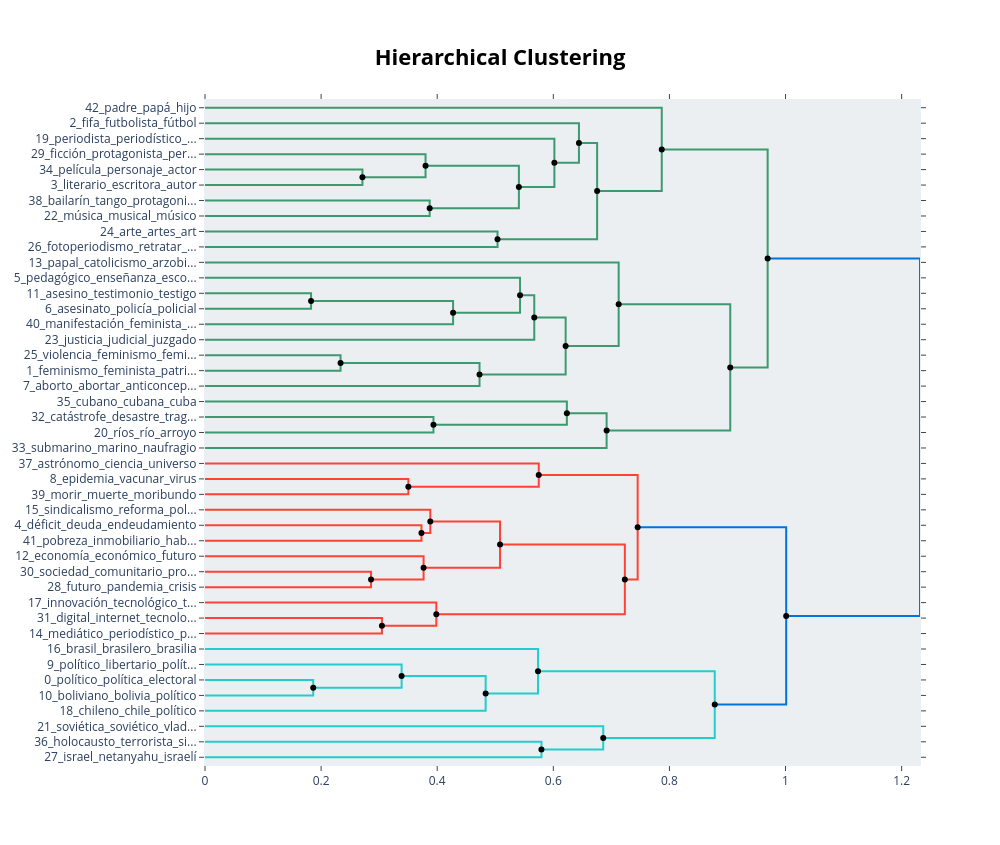

The cell this chart's notebook holds for it:
### Code cell
# 2. Visualizar la jerarquia
fig_tree = topic_model.visualize_hierarchy(hierarchical_topics=hierarchical_topics)
fig_tree.show()
fig_tree.write_html("topicos_agrupacion.html")

### Figure 1 — Plotly figure (JSON) as saved in the notebook; plotly's stock layout.template omitted (floating-point values rounded to 4 significant figures)
{"data": [{"hoverinfo": "text", "marker": {"color": "rgb(61,153,112)"}, "mode": "lines", "text": ["película_personaje_actor_hombre_américo", "", "", "literario_escritora_autor_literatura_escritor"], "type": "scatter", "x": [0.0, 0.2712, 0.2712, 0.0], "xaxis": "x", "y": [-45.0, -45.0, -55.0, -55.0], "yaxis": "y"}, {"hoverinfo": "text", "marker": {"color": "rgb(61,153,112)"}, "mode": "lines", "text": ["ficción_protagonista_personaje_melodrama_película", "", "", "literario_escritora_autor_literatura_escritor"], "type": "scatter", "x": [0.0, 0.3799, 0.3799, 0.2712], "xaxis": "x", "y": [-35.0, -35.0, -50.0, -50.0], "yaxis": "y"}, {"hoverinfo": "text", "marker": {"color": "rgb(61,153,112)"}, "mode": "lines", "text": ["bailarín_tango_protagonista_ballet_teatral", "", "", "música_musical_músico_rapero_canción"], "type": "scatter", "x": [0.0, 0.387, 0.387, 0.0], "xaxis": "x", "y": [-65.0, -65.0, -75.0, -75.0], "yaxis": "y"}, {"hoverinfo": "text", "marker": {"color": "rgb(61,153,112)"}, "mode": "lines", "text": ["literario_poeta_escritora_libro_escritor", "", "", "música_musical_músico_canción_cantante"], "type": "scatter", "x": [0.3799, 0.5407, 0.5407, 0.387], "xaxis": "x", "y": [-42.5, -42.5, -70.0, -70.0], "yaxis": "y"}, {"hoverinfo": "text", "marker": {"color": "rgb(61,153,112)"}, "mode": "lines", "text": ["periodista_periodístico_periódico_narrativo_escritora", "", "", "poeta_literario_autor_escritor_poesía"], "type": "scatter", "x": [0.0, 0.6018, 0.6018, 0.5407], "xaxis": "x", "y": [-25.0, -25.0, -56.25, -56.25], "yaxis": "y"}, {"hoverinfo": "text", "marker": {"color": "rgb(61,153,112)"}, "mode": "lines", "text": ["fifa_futbolista_fútbol_deporte_brasil", "", "", "literario_poeta_escritor_autor_literatura"], "type": "scatter", "x": [0.0, 0.6442, 0.6442, 0.6018], "xaxis": "x", "y": [-15.0, -15.0, -40.62, -40.62], "yaxis": "y"}, {"hoverinfo": "text", "marker": {"color": "rgb(61,153,112)"}, "mode": "lines", "text": ["arte_artes_art_estética_artístico", "", "", "fotoperiodismo_retratar_retrato_fotógrafo_fotografiar"], "type": "scatter", "x": [0.0, 0.5039, 0.5039, 0.0], "xaxis": "x", "y": [-85.0, -85.0, -95.0, -95.0], "yaxis": "y"}, {"hoverinfo": "text", "marker": {"color": "rgb(61,153,112)"}, "mode": "lines", "text": ["periodista_escritor_literario_autor_literatura", "", "", "arte_art_artes_artista_estética"], "type": "scatter", "x": [0.6442, 0.6755, 0.6755, 0.5039], "xaxis": "x", "y": [-27.81, -27.81, -90.0, -90.0], "yaxis": "y"}, {"hoverinfo": "text", "marker": {"color": "rgb(61,153,112)"}, "mode": "lines", "text": ["padre_papá_hijo_abuelo_hermano", "", "", "literario_periodista_autor_escritor_literatura"], "type": "scatter", "x": [0.0, 0.7868, 0.7868, 0.6755], "xaxis": "x", "y": [-5.0, -5.0, -58.91, -58.91], "yaxis": "y"}, {"hoverinfo": "text", "marker": {"color": "rgb(61,153,112)"}, "mode": "lines", "text": ["asesino_testimonio_testigo_víctima_homicidio", "", "", "asesinato_policía_policial_maldonado_matar"], "type": "scatter", "x": [0.0, 0.1827, 0.1827, 0.0], "xaxis": "x", "y": [-125.0, -125.0, -135.0, -135.0], "yaxis": "y"}, {"hoverinfo": "text", "marker": {"color": "rgb(61,153,112)"}, "mode": "lines", "text": ["comisaría_asesinato_santiago_desaparición_detenido", "", "", "manifestación_feminista_multitud_militante_político"], "type": "scatter", "x": [0.1827, 0.4273, 0.4273, 0.0], "xaxis": "x", "y": [-130.0, -130.0, -145.0, -145.0], "yaxis": "y"}, {"hoverinfo": "text", "marker": {"color": "rgb(61,153,112)"}, "mode": "lines", "text": ["pedagógico_enseñanza_escolar_educativo_enseñar", "", "", "comisaría_dictadura_militante_asesinato_desaparición"], "type": "scatter", "x": [0.0, 0.5427, 0.5427, 0.4273], "xaxis": "x", "y": [-115.0, -115.0, -137.5, -137.5], "yaxis": "y"}, {"hoverinfo": "text", "marker": {"color": "rgb(61,153,112)"}, "mode": "lines", "text": ["violencia_víctima_matar_crimen_detenido", "", "", "justicia_judicial_juzgado_condenar_tribunal"], "type": "scatter", "x": [0.5427, 0.5672, 0.5672, 0.0], "xaxis": "x", "y": [-126.2, -126.2, -155.0, -155.0], "yaxis": "y"}, {"hoverinfo": "text", "marker": {"color": "rgb(61,153,112)"}, "mode": "lines", "text": ["violencia_feminismo_feminista_violento_violación", "", "", "feminismo_feminista_patriarcado_masculinidad_mujeres"], "type": "scatter", "x": [0.0, 0.2335, 0.2335, 0.0], "xaxis": "x", "y": [-165.0, -165.0, -175.0, -175.0], "yaxis": "y"}, {"hoverinfo": "text", "marker": {"color": "rgb(61,153,112)"}, "mode": "lines", "text": ["feminista_feminismo_masculinidad_político_mujeres", "", "", "aborto_abortar_anticonceptivo_embarazo_embarazado"], "type": "scatter", "x": [0.2335, 0.4729, 0.4729, 0.0], "xaxis": "x", "y": [-170.0, -170.0, -185.0, -185.0], "yaxis": "y"}, {"hoverinfo": "text", "marker": {"color": "rgb(61,153,112)"}, "mode": "lines", "text": ["violencia_delito_víctima_crimen_cárcel", "", "", "feminismo_feminista_político_política_patriarcado"], "type": "scatter", "x": [0.5672, 0.6212, 0.6212, 0.4729], "xaxis": "x", "y": [-140.6, -140.6, -177.5, -177.5], "yaxis": "y"}, {"hoverinfo": "text", "marker": {"color": "rgb(61,153,112)"}, "mode": "lines", "text": ["papal_catolicismo_arzobispo_católica_católico", "", "", "aborto_feminismo_feminista_político_política"], "type": "scatter", "x": [0.0, 0.7126, 0.7126, 0.6212], "xaxis": "x", "y": [-105.0, -105.0, -159.1, -159.1], "yaxis": "y"}, {"hoverinfo": "text", "marker": {"color": "rgb(61,153,112)"}, "mode": "lines", "text": ["catástrofe_desastre_tragedia_terremoto_muerto", "", "", "ríos_río_arroyo_agua_inundación"], "type": "scatter", "x": [0.0, 0.3935, 0.3935, 0.0], "xaxis": "x", "y": [-205.0, -205.0, -215.0, -215.0], "yaxis": "y"}, {"hoverinfo": "text", "marker": {"color": "rgb(61,153,112)"}, "mode": "lines", "text": ["cubano_cubana_cuba_chile_comunista", "", "", "arroyo_río_cuenca_paisaje_monte"], "type": "scatter", "x": [0.0, 0.6233, 0.6233, 0.3935], "xaxis": "x", "y": [-195.0, -195.0, -210.0, -210.0], "yaxis": "y"}, {"hoverinfo": "text", "marker": {"color": "rgb(61,153,112)"}, "mode": "lines", "text": ["cubano_cuba_mexicano_río_monte", "", "", "submarino_marino_naufragio_océano_naval"], "type": "scatter", "x": [0.6233, 0.6918, 0.6918, 0.0], "xaxis": "x", "y": [-202.5, -202.5, -225.0, -225.0], "yaxis": "y"}, {"hoverinfo": "text", "marker": {"color": "rgb(61,153,112)"}, "mode": "lines", "text": ["feminismo_feminista_político_política_aborto", "", "", "cubano_cuba_río_mexicano_buque"], "type": "scatter", "x": [0.7126, 0.9048, 0.9048, 0.6918], "xaxis": "x", "y": [-132.0, -132.0, -213.8, -213.8], "yaxis": "y"}, {"hoverinfo": "text", "marker": {"color": "rgb(61,153,112)"}, "mode": "lines", "text": ["periodista_escritor_literario_autor_ficción", "", "", "feminismo_feminista_aborto_político_política"], "type": "scatter", "x": [0.7868, 0.9692, 0.9692, 0.9048], "xaxis": "x", "y": [-31.95, -31.95, -172.9, -172.9], "yaxis": "y"}, {"hoverinfo": "text", "marker": {"color": "rgb(255,65,54)"}, "mode": "lines", "text": ["epidemia_vacunar_virus_vacuna_pandemia", "", "", "morir_muerte_moribundo_cadáver_fallecido"], "type": "scatter", "x": [0.0, 0.3503, 0.3503, 0.0], "xaxis": "x", "y": [-245.0, -245.0, -255.0, -255.0], "yaxis": "y"}, {"hoverinfo": "text", "marker": {"color": "rgb(255,65,54)"}, "mode": "lines", "text": ["astrónomo_ciencia_universo_teoría_astrología", "", "", "epidemia_coronavirus_pandemia_virus_infectado"], "type": "scatter", "x": [0.0, 0.5749, 0.5749, 0.3503], "xaxis": "x", "y": [-235.0, -235.0, -250.0, -250.0], "yaxis": "y"}, {"hoverinfo": "text", "marker": {"color": "rgb(255,65,54)"}, "mode": "lines", "text": ["déficit_deuda_endeudamiento_inflación_monetario", "", "", "pobreza_inmobiliario_habitante_pobre_vecino"], "type": "scatter", "x": [0.0, 0.3729, 0.3729, 0.0], "xaxis": "x", "y": [-275.0, -275.0, -285.0, -285.0], "yaxis": "y"}, {"hoverinfo": "text", "marker": {"color": "rgb(255,65,54)"}, "mode": "lines", "text": ["sindicalismo_reforma_político_política_laboral", "", "", "inflación_economía_fiscal_monetario_deuda"], "type": "scatter", "x": [0.0, 0.3881, 0.3881, 0.3729], "xaxis": "x", "y": [-265.0, -265.0, -280.0, -280.0], "yaxis": "y"}, {"hoverinfo": "text", "marker": {"color": "rgb(255,65,54)"}, "mode": "lines", "text": ["sociedad_comunitario_proyecto_comunidad_política", "", "", "futuro_pandemia_crisis_pensamiento_precariedad"], "type": "scatter", "x": [0.0, 0.286, 0.286, 0.0], "xaxis": "x", "y": [-305.0, -305.0, -315.0, -315.0], "yaxis": "y"}, {"hoverinfo": "text", "marker": {"color": "rgb(255,65,54)"}, "mode": "lines", "text": ["economía_económico_futuro_ambiental_industria", "", "", "crisis_futuro_agenda_sociedad_política"], "type": "scatter", "x": [0.0, 0.3765, 0.3765, 0.286], "xaxis": "x", "y": [-295.0, -295.0, -310.0, -310.0], "yaxis": "y"}, {"hoverinfo": "text", "marker": {"color": "rgb(255,65,54)"}, "mode": "lines", "text": ["economía_deuda_fiscal_monetario_económico", "", "", "sociedad_mundial_global_crisis_economía"], "type": "scatter", "x": [0.3881, 0.5082, 0.5082, 0.3765], "xaxis": "x", "y": [-272.5, -272.5, -302.5, -302.5], "yaxis": "y"}, {"hoverinfo": "text", "marker": {"color": "rgb(255,65,54)"}, "mode": "lines", "text": ["digital_internet_tecnología_móvil_celular", "", "", "mediático_periodístico_político_periodista_política"], "type": "scatter", "x": [0.0, 0.3048, 0.3048, 0.0], "xaxis": "x", "y": [-335.0, -335.0, -345.0, -345.0], "yaxis": "y"}, {"hoverinfo": "text", "marker": {"color": "rgb(255,65,54)"}, "mode": "lines", "text": ["innovación_tecnológico_tecno_tecnología_inteligencia", "", "", "mediático_periodístico_político_política_periodista"], "type": "scatter", "x": [0.0, 0.3985, 0.3985, 0.3048], "xaxis": "x", "y": [-325.0, -325.0, -340.0, -340.0], "yaxis": "y"}, {"hoverinfo": "text", "marker": {"color": "rgb(255,65,54)"}, "mode": "lines", "text": ["economía_pobreza_económico_política_desigualdad", "", "", "mediático_político_política_noticia_periodista"], "type": "scatter", "x": [0.5082, 0.7232, 0.7232, 0.3985], "xaxis": "x", "y": [-287.5, -287.5, -332.5, -332.5], "yaxis": "y"}, {"hoverinfo": "text", "marker": {"color": "rgb(255,65,54)"}, "mode": "lines", "text": ["epidemia_coronavirus_pandemia_virus_fiebre", "", "", "futuro_economía_crisis_política_gobierno"], "type": "scatter", "x": [0.5749, 0.7453, 0.7453, 0.7232], "xaxis": "x", "y": [-242.5, -242.5, -310.0, -310.0], "yaxis": "y"}, {"hoverinfo": "text", "marker": {"color": "rgb(35,205,205)"}, "mode": "lines", "text": ["político_política_electoral_candidato_campaña", "", "", "boliviano_bolivia_político_política_electoral"], "type": "scatter", "x": [0.0, 0.1864, 0.1864, 0.0], "xaxis": "x", "y": [-375.0, -375.0, -385.0, -385.0], "yaxis": "y"}, {"hoverinfo": "text", "marker": {"color": "rgb(35,205,205)"}, "mode": "lines", "text": ["político_libertario_política_presidencial_ideológico", "", "", "político_política_candidato_electoral_debate"], "type": "scatter", "x": [0.0, 0.3387, 0.3387, 0.1864], "xaxis": "x", "y": [-365.0, -365.0, -380.0, -380.0], "yaxis": "y"}, {"hoverinfo": "text", "marker": {"color": "rgb(35,205,205)"}, "mode": "lines", "text": ["político_política_electoral_candidato_campaña", "", "", "chileno_chile_político_dictadura_política"], "type": "scatter", "x": [0.3387, 0.4834, 0.4834, 0.0], "xaxis": "x", "y": [-372.5, -372.5, -395.0, -395.0], "yaxis": "y"}, {"hoverinfo": "text", "marker": {"color": "rgb(35,205,205)"}, "mode": "lines", "text": ["brasil_brasilero_brasilia_brasileño_dictadura", "", "", "político_política_electoral_candidato_debate"], "type": "scatter", "x": [0.0, 0.5736, 0.5736, 0.4834], "xaxis": "x", "y": [-355.0, -355.0, -383.8, -383.8], "yaxis": "y"}, {"hoverinfo": "text", "marker": {"color": "rgb(35,205,205)"}, "mode": "lines", "text": ["holocausto_terrorista_siria_europa_terrorismo", "", "", "israel_netanyahu_israelí_palestina_palestino"], "type": "scatter", "x": [0.0, 0.5796, 0.5796, 0.0], "xaxis": "x", "y": [-415.0, -415.0, -425.0, -425.0], "yaxis": "y"}, {"hoverinfo": "text", "marker": {"color": "rgb(35,205,205)"}, "mode": "lines", "text": ["soviética_soviético_vladimir_rusia_ucrania", "", "", "israel_netanyahu_israelí_palestina_palestino"], "type": "scatter", "x": [0.0, 0.686, 0.686, 0.5796], "xaxis": "x", "y": [-405.0, -405.0, -420.0, -420.0], "yaxis": "y"}, {"hoverinfo": "text", "marker": {"color": "rgb(35,205,205)"}, "mode": "lines", "text": ["político_política_electoral_candidato_oposición", "", "", "soviético_rusia_moscú_ruso_irán"], "type": "scatter", "x": [0.5736, 0.8781, 0.8781, 0.686], "xaxis": "x", "y": [-369.4, -369.4, -412.5, -412.5], "yaxis": "y"}, {"hoverinfo": "text", "marker": {"color": "rgb(0,116,217)"}, "mode": "lines", "text": ["economía_política_político_crisis_sociedad", "", "", "político_política_candidato_electoral_campaña"], "type": "scatter", "x": [0.7453, 1.001, 1.001, 0.8781], "xaxis": "x", "y": [-276.2, -276.2, -390.9, -390.9], "yaxis": "y"}, {"hoverinfo": "text", "marker": {"color": "rgb(0,116,217)"}, "mode": "lines", "text": ["feminista_feminismo_escritor_político_periodista", "", "", "político_política_democracia_voto_electoral"], "type": "scatter", "x": [0.9692, 1.232, 1.232, 1.001], "xaxis": "x", "y": [-102.4, -102.4, -333.6, -333.6], "yaxis": "y"}, {"hoverinfo": "text", "hovertext": ["literario_poeta_escritora_libro_escritor", "periodista_escritor_literario_autor_literatura", "comisaría_asesinato_santiago_desaparición_detenido", "violencia_víctima_matar_crimen_detenido", "feminista_feminismo_masculinidad_político_mujeres", "violencia_delito_víctima_crimen_cárcel", "cubano_cuba_mexicano_río_monte", "feminismo_feminista_político_política_aborto", "periodista_escritor_literario_autor_ficción", "economía_deuda_fiscal_monetario_económico", "economía_pobreza_económico_política_desigualdad", "epidemia_coronavirus_pandemia_virus_fiebre", "político_política_electoral_candidato_campaña", "político_política_electoral_candidato_oposición", "economía_política_político_crisis_sociedad", "feminista_feminismo_escritor_político_periodista"], "marker": {"color": "black"}, "mode": "markers", "showlegend": false, "type": "scatter", "x": [0.3799, 0.6442, 0.1827, 0.5427, 0.2335, 0.5672, 0.6233, 0.7126, 0.7868, 0.3881, 0.5082, 0.5749, 0.3387, 0.5736, 0.7453, 0.9692], "y": [-42.5, -27.81, -130, -126.2, -170, -140.6, -202.5, -132.0, -31.95, -272.5, -287.5, -242.5, -372.5, -369.4, -276.2, -102.4]}, {"hoverinfo": "text", "hovertext": ["literario_escritora_autor_literatura_escritor", "música_musical_músico_canción_cantante", "poeta_literario_autor_escritor_poesía", "literario_poeta_escritor_autor_literatura", "arte_art_artes_artista_estética", "literario_periodista_autor_escritor_literatura", "comisaría_dictadura_militante_asesinato_desaparición", "feminismo_feminista_político_política_patriarcado", "aborto_feminismo_feminista_político_política", "arroyo_río_cuenca_paisaje_monte", "cubano_cuba_río_mexicano_buque", "feminismo_feminista_aborto_político_política", "epidemia_coronavirus_pandemia_virus_infectado", "inflación_economía_fiscal_monetario_deuda", "crisis_futuro_agenda_sociedad_política", "sociedad_mundial_global_crisis_economía", "mediático_periodístico_político_política_periodista", "mediático_político_política_noticia_periodista", "futuro_economía_crisis_política_gobierno", "político_política_candidato_electoral_debate", "político_política_electoral_candidato_debate", "israel_netanyahu_israelí_palestina_palestino", "soviético_rusia_moscú_ruso_irán", "político_política_candidato_electoral_campaña", "político_política_democracia_voto_electoral"], "marker": {"color": "black"}, "mode": "markers", "showlegend": false, "type": "scatter", "x": [0.2712, 0.387, 0.5407, 0.6018, 0.5039, 0.6755, 0.4273, 0.4729, 0.6212, 0.3935, 0.6918, 0.9048, 0.3503, 0.3729, 0.286, 0.3765, 0.3048, 0.3985, 0.7232, 0.1864, 0.4834, 0.5796, 0.686, 0.8781, 1.001], "y": [-50, -70, -56.25, -40.62, -90, -58.91, -137.5, -177.5, -159.1, -210, -213.8, -172.9, -250, -280, -310, -302.5, -340, -332.5, -310, -380, -383.8, -420, -412.5, -390.9, -333.6]}], "layout": {"autosize": false, "height": 845, "hoverlabel": {"bgcolor": "white", "font": {"family": "Rockwell", "size": 16}}, "hovermode": "closest", "plot_bgcolor": "#ECEFF1", "showlegend": false, "title": {"font": {"color": "Black", "size": 22}, "text": "<b>Hierarchical Clustering</b>", "x": 0.5, "xanchor": "center", "yanchor": "top"}, "width": 1000, "xaxis": {"mirror": "allticks", "rangemode": "tozero", "showgrid": false, "showline": true, "showticklabels": true, "ticks": "outside", "type": "linear", "zeroline": false}, "yaxis": {"mirror": "allticks", "range": [-430, 0], "rangemode": "tozero", "showgrid": false, "showline": true, "showticklabels": true, "tickmode": "array", "ticks": "outside", "ticktext": ["42_padre_papá_hijo", "2_fifa_futbolista_fútbol", "19_periodista_periodístico_...", "29_ficción_protagonista_per...", "34_película_personaje_actor", "3_literario_escritora_autor", "38_bailarín_tango_protagoni...", "22_música_musical_músico", "24_arte_artes_art", "26_fotoperiodismo_retratar_...", "13_papal_catolicismo_arzobi...", "5_pedagógico_enseñanza_esco...", "11_asesino_testimonio_testigo", "6_asesinato_policía_policial", "40_manifestación_feminista_...", "23_justicia_judicial_juzgado", "25_violencia_feminismo_femi...", "1_feminismo_feminista_patri...", "7_aborto_abortar_anticoncep...", "35_cubano_cubana_cuba", "32_catástrofe_desastre_trag...", "20_ríos_río_arroyo", "33_submarino_marino_naufragio", "37_astrónomo_ciencia_universo", "8_epidemia_vacunar_virus", "39_morir_muerte_moribundo", "15_sindicalismo_reforma_pol...", "4_déficit_deuda_endeudamiento", "41_pobreza_inmobiliario_hab...", "12_economía_económico_futuro", "30_sociedad_comunitario_pro...", "28_futuro_pandemia_crisis", "17_innovación_tecnológico_t...", "31_digital_internet_tecnolo...", "14_mediático_periodístico_p...", "16_brasil_brasilero_brasilia", "9_político_libertario_polít...", "0_político_política_electoral", "10_boliviano_bolivia_político", "18_chileno_chile_político", "21_soviética_soviético_vlad...", "36_holocausto_terrorista_si...", "27_israel_netanyahu_israelí"], "tickvals": [-5, -15, -25, -35, -45, -55, -65, -75, -85, -95, -105, -115, -125, -135, -145, -155, -165, -175, -185, -195, -205, -215, -225, -235, -245, -255, -265, -275, -285, -295, -305, -315, -325, -335, -345, -355, -365, -375, -385, -395, -405, -415, -425], "type": "linear", "zeroline": false}}}
